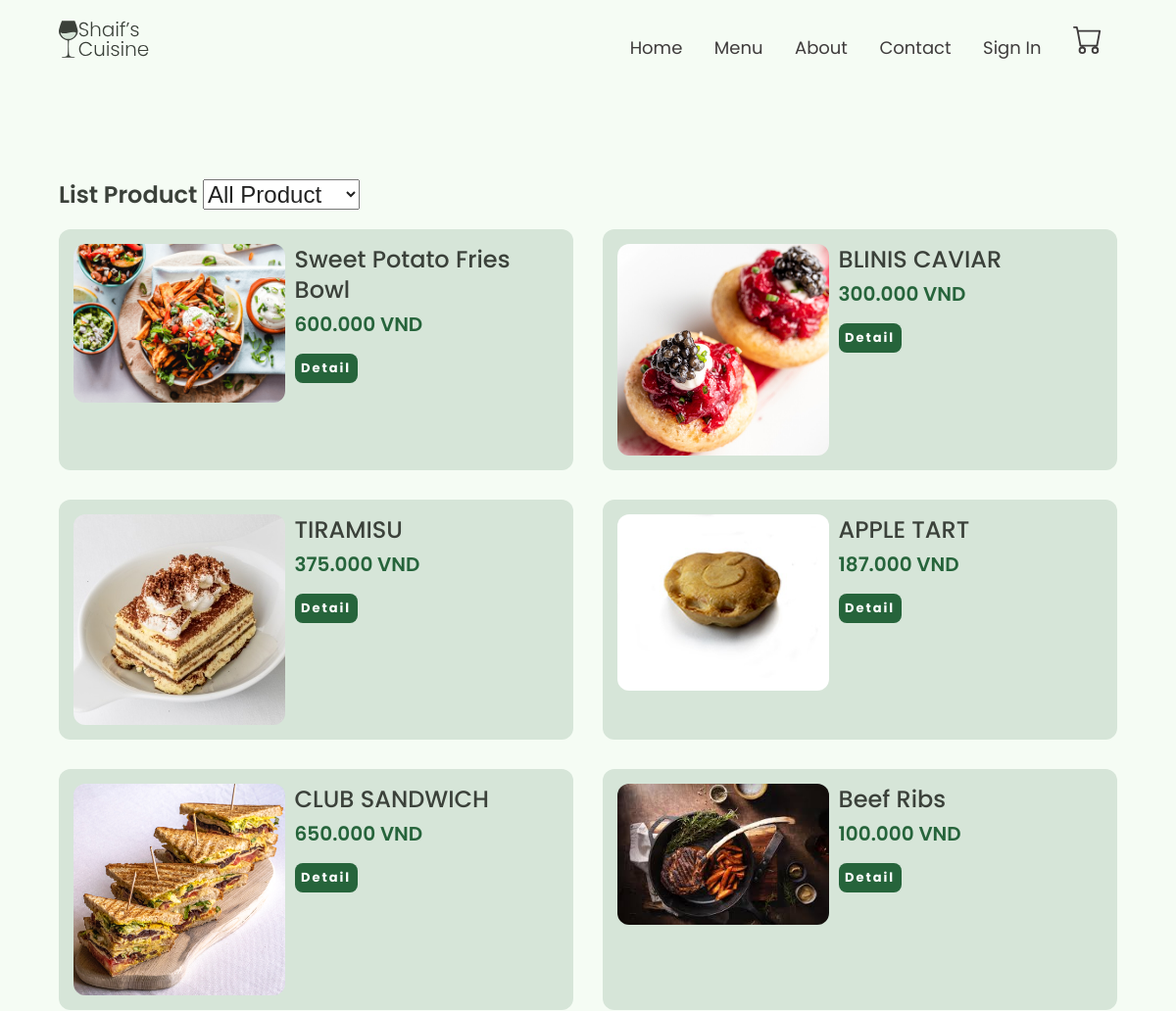
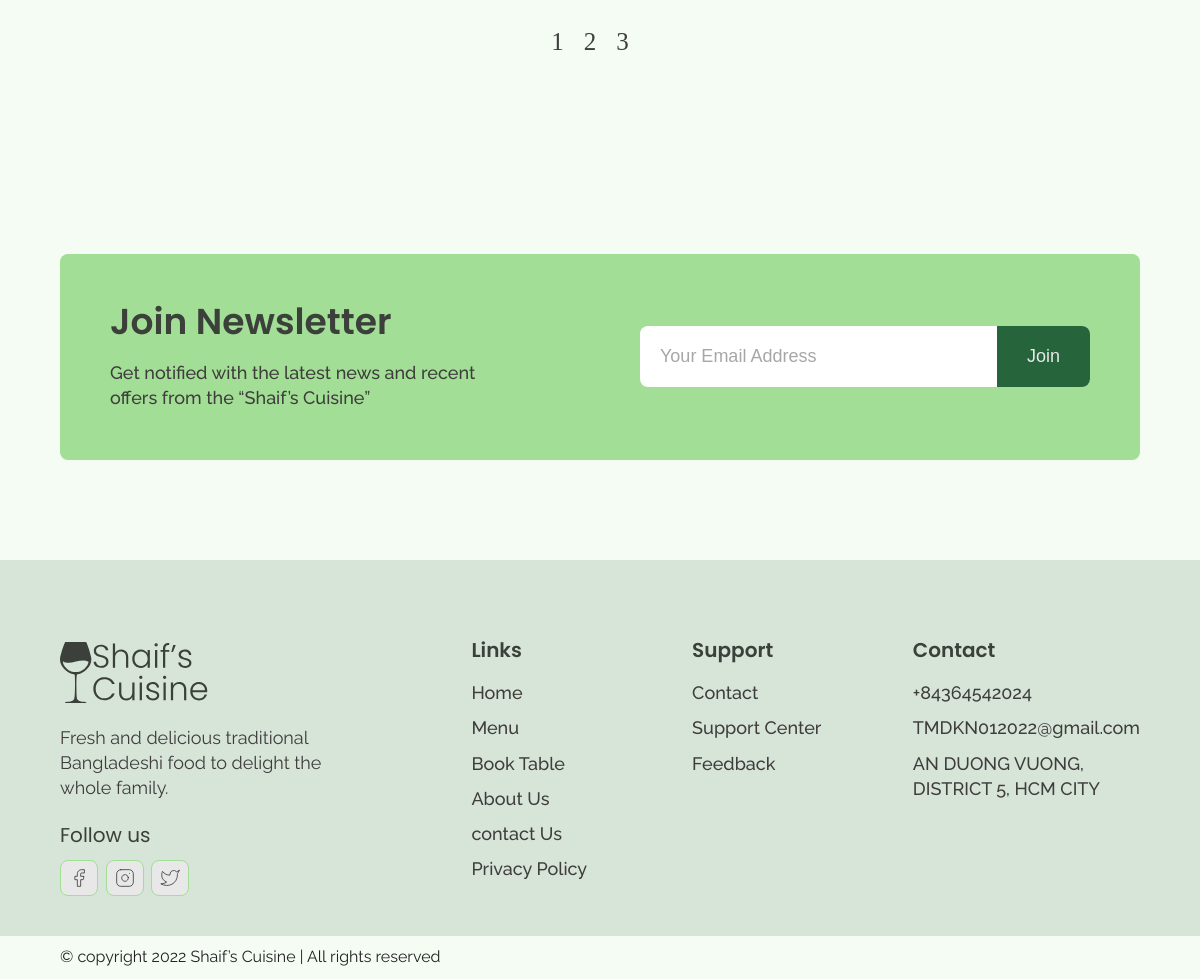
Screenshot of /index.php?chon=t&id=menu with the database file from the repository (2 pictures, top to bottom).
### tables this page shows
CREATE TABLE `product` (
  `productId` int(11) NOT NULL,
  `name` varchar(255) NOT NULL,
  `price` decimal(10,0) NOT NULL,
  `image` varchar(255) NOT NULL,
  `menuId` int(11) NOT NULL,
  `qty` int(11) NOT NULL,
  `des` varchar(255) NOT NULL,
  `soldcount` int(11) NOT NULL
);

### DAO/database.php (called while the page is built, shortened)
<?php
class Database extends PDO
{
  public $host   = DB_HOST;
  public $user   = DB_USER;
  public $pass   = DB_PASS;
  public $dbname = DB_NAME;
  public $link;
  private function connectDB()
  {
    $this->link = new mysqli(
      $this->host,
      $this->user,
      $this->pass,
      $this->dbname
    );
  }
  public function select($query)
  {
    $result = $this->link->query($query);
    if ($result->num_rows > 0) {
      return $result;
    } else {
      return false;
    }
  }
}

### class/product.php (the view, shortened to what this page needs)
<?php
include "./DAO/database.php";
class product{
    private $db;
    public function __construct(){
        $this->db=new Database();
    }
    public function getAllProduct($page = 1, $total = 6){
        $tmp = ($page - 1) * $total;
        $query="SELECT * FROM `product` LIMIT $tmp,$total";
        $result=$this->db->select($query);
        $products=array();
        if (mysqli_num_rows($result) > 0) {
            while($row = mysqli_fetch_assoc($result)) {
              $products[] = $row;
            }
          }
          return $products;
    }
    public function showlistproduct($products){
        foreach ($products as $product) {
            echo' <div class="dishGrid__item" >
                         <div class="dishGrid__item__img">
                        <img src="images/' . $product['image'] . '" alt="food img">
                    </div>
                    <div class="dishGrid__item__info">
                        <h3 class="dishGrid__item__title">
                        ' . $product['name'] . '
                        </h3>
                        <h3 class="dishGrid__item__price">' . number_format($product['price'],0,",",".") . ' VND</h3>
                        <p><a id="detail_css" href="./index.php?chon=t&id=detail&id_pro='.$product['productId'].'">Detail</a></p>
                    </div>
                </div>';
          }
    }
    public function getCountPaging($row = 6)
    {
        $query = "SELECT COUNT(*) FROM product";
        $mysqli_result = $this->db->select($query);
        if ($mysqli_result) {
            $totalrow = intval((mysqli_fetch_all($mysqli_result, MYSQLI_ASSOC)[0])['COUNT(*)']);
            $result = ceil($totalrow / $row);
            return $result;
        }
        return false;
    }
}
?>

### index.php (shortened to what this page needs)
<!DOCTYPE html>
<html lang="en">
<head>
    <link rel="stylesheet" href="./reset.css">
    <link rel="stylesheet" href="./globalStyles.css">
    <link rel="stylesheet" href="./components.css">
    <link rel="stylesheet" href="./home.css">
</head>
<body>
    <?php
        include("template/nav.php");
    ?>
    <?php
        include("template/maincontent.php");
    ?>
    <?php
        include("template/footer.php");
    ?>
</body>
</html>

### template/nav.php (shortened to what this page needs)
<div class="nav">
        <div class="container">
            <div class="nav__wrapper">
                <a href="index.php?chon=t&id=home" class="logo">
                    <img src="./images/logo.svg" alt="shaif's cuisine">
                </a>
                <nav>
                    <ul class="nav__list">
                        <div class="nav__list__wrapper">
                            <li><a class="nav__link" href="index.php?chon=t&id=home">Home</a></li>
                            <li><a class="nav__link" href="index.php?chon=t&id=menu">Menu</a></li>
                            <li><a class="nav__link" href="index.php?chon=t&id=about">About</a></li>
                            <li><a class="nav__link" href="index.php?chon=t&id=contact">Contact</a></li>
                            <li id="signin-btn"><a  class="nav__link" href="index.php?chon=t&id=login">Sign In</a></li>
                            <li><a class="nav__link"  href="index.php?chon=t&id=cart"></a></li>
                        </div>
                    </ul>
                </nav>
            </div>
        </div>
    </div>

### template/maincontent.php (shortened to what this page needs)
<?php
    if (isset($_GET['id'])) {
        switch($_GET['id']) {
            case 'menu':
                include("template/menu.php");
                include("template/newsletter.php");
                break;
        }
    }
?>

### template/menu.php (shortened to what this page needs)
 <?php
     include("./class/product.php");
     $product=new product();
?>
 <section id="dishGrid" data-aos="fade-up">
     <div class="container">
         <h2 class="dishGrid__title">
             List Product
             <select id="mySelect">
             <option value="all" >All Product</option>
             </select>
         </h2>
         <div  id="posts" class="dishGrid__wrapper">
         <?php
         $list=$product->getAllProduct();
         $product->showlistproduct($list);
         ?>
         </div>
         <div id="pagination">
             <?php
                if (isset($_GET['category'])){
                 $categorylist=array('breakfast'=>1,'lunch'=>2,'dinner'=>3,'specials'=>4,'top-dishes'=>5);
                 $category=$_GET['category'];
                 if($category=="all"){
                     $page_total=$product->getCountPaging();
                     for( $i=1;$i<=$page_total;$i++){
                      ?><a href="#" class="pagination-link" data-page="<?=$i?>"><?=$i?></a><?php
                     }
                 }
                 else{
                     foreach ($categorylist as $key => $value) {
                         if($category==$key){
                             $page_total=$product->getCountPagingmenuId($value);
                             for( $i=1;$i<=$page_total;$i++){
                                 ?><a href="#" class="pagination-link" data-page="<?=$i?>"><?=$i?></a><?php
                                }
                             break;
                         }
                     }
                 }
                }
                else{
                 $page_total=$product->getCountPaging();
                 for( $i=1;$i<=$page_total;$i++){
                  ?><a href="#" class="pagination-link" data-page="<?=$i?>"><?=$i?></a><?php
                 }
                }
             ?>
      </div>
     </div>
 </section>

### template/newsletter.php
<section id="newsletter" data-aos="fade-up">
        <div class="container">
            <div class="newsletter__wrapper">
                <div class="newsletter__info">
                    <h3 class="newsletter__title">Join Newsletter</h3>
                    <p class="newsletter__text">
                        Get notified with the latest news and recent offers from the “Shaif’s Cuisine”
                    </p>
                </div>
                <div class="newsletter__form">
                    <form action="">
                        <label for="email">
              <input type="email" placeholder="Your Email Address">
            </label>
                        <button type="submit">Join</button>
                    </form>
                </div>
            </div>
        </div>
    </section>

### template/footer.php (shortened to what this page needs)
<footer>
    <div class="container">
        <div class="footer__wrapper">
            <div class="footer__col1">
                <div class="footer__logo">
                    <img src="./images/logo.svg" alt="shaif's cuisine">
                </div>
                <p class="footer__desc">
                    Fresh and delicious traditional Bangladeshi food to delight the whole family.
                </p>
                <div class="footer__socials">
                    <h4 class="footer__socials__title">Follow us</h4>
                    <ol class="footer__socials__list">
                        <li>
                            <a href="#">
                                <svg xmlns="http://www.w3.org/2000/svg" width="24" height="24" viewBox="0 0 24 24" fill="none" stroke="currentColor" stroke-width="1" stroke-linecap="round" stroke-linejoin="round" class="feather feather-facebook">
                <path d="M18 2h-3a5 5 0 0 0-5 5v3H7v4h3v8h4v-8h3l1-4h-4V7a1 1 0 0 1 1-1h3z" />
              </svg>
                            </a>
                        </li>
                        <li>
                            <a href="#">
                            </a>
                        </li>
                        <li>
                            <a href="#">
                            </a>
                        </li>
                    </ol>
                </div>
            </div>
            <div class="footer__col2">
                <h3 class="footer__text__title">
                    Links
                </h3>
                <ol class="footer__text">
                    <li>
                        <a href="/index.html">Home</a>
                    </li>
                    <li>
                        <a href="./menu.html">Menu</a>
                    </li>
                    <li>
                        <a href="./booking.html">Book Table</a>
                    </li>
                    <li>
                        <a href="./about.html">About Us</a>
                    </li>
                    <li>
                        <a href="./contact.html">contact Us</a>
                    </li>
                    <li>
                        <a href="#">Privacy Policy</a>
                    </li>
                </ol>
            </div>
            <div class="footer__col3">
                <h3 class="footer__text__title">
                    Support
                </h3>
                <ol class="footer__text">
                    <li>
                        <a href="#">Contact</a>
                    </li>
                    <li>
                        <a href="#">Support Center</a>
                    </li>
                    <li>
                        <a href="#">Feedback</a>
                    </li>
                </ol>
            </div>
            <div class="footer__col4">
                <h3 class="footer__text__title">
                    Contact
                </h3>
                <ol class="footer__text">
                    <li>
                        <a href="#">+84364542024</a>
                    </li>
                    <li>
                        <a href="#">TMDKN012022@gmail.com</a>
                    </li>
                    <li>
                        <a href="#">AN DUONG VUONG, DISTRICT 5, HCM CITY</a>
                    </li>
                </ol>
            </div>
        </div>
    </div>
</footer>
<div id="copyright">
    <div class="container">
        <p class="copyright__text">
            © copyright 2022 Shaif’s Cuisine | All rights reserved
        </p>
    </div>
</div>

### globalStyles.css (style rules this page uses)
html { font-size: 10px; overflow-x: hidden; }
body { background: var(--lightGreen-2); overflow-x: hidden; visibility: hidden; overflow-y: hidden; }
section { padding: 100px 0; }
.container { max-width: 1200px; width: 90%; margin: 0 auto; }
:root { --green-1: #26643b; --green-2: #a2de96; --lightGreen-1: #d6e5d8; --lightGreen-2: #f5fcf4; --black-1: #3b413a; --black-2: #3f3c3c; --black-3: #5b6359; --white-1: #e8e8e8; --boder-color: #dbdbdb; --white-2: #FFFFFF; }
img { width: 100%; object-fit: contain; }
h1, h2, h3, h4 { font-family: Poppins; }
p { font-family: Raleway; font-weight: 400; line-height: 1.4em; font-size: 1.4rem; }
a { display: inline-block; text-decoration: none; }

### home.css (style rules this page uses)
.newsletter__wrapper { display: flex; flex-direction: column; background-color: var(--green-2); padding: 1.5rem; border-radius: 8px; gap: 2rem; }
.newsletter__title { font-size: 1.8rem; color: var(--black-1); font-weight: 600; margin-bottom: 1.3rem; }
.newsletter__text { font-size: 1.4rem; color: var(--black-2); font-weight: 500; }
.newsletter__form form { position: relative; width: 100%; border-radius: 8px; overflow: hidden; }
.newsletter__form label { width: 100%; }
.newsletter__form input { width: 100%; font-size: 1.4rem; padding: 1.5rem 1rem; border: none; }
.newsletter__form input::placeholder { color: rgb(168, 166, 166); }
.newsletter__form button[type='submit'] { background-color: var(--green-1); color: var(--white-1); border: none; font-size: 1.4rem; padding: 0 2rem; height: 100%; position: absolute; right: 0; top: 0; }
@media only screen and (min-width: 768px) { .newsletter__wrapper { flex-direction: row; padding: 5rem; align-items: center; } }
@media only screen and (min-width: 768px) { .newsletter__info, .newsletter__form { flex: 1; } }
@media only screen and (min-width: 768px) { .newsletter__title { font-size: 3.6rem; margin-bottom: 2rem; } }
@media only screen and (min-width: 768px) { .newsletter__text { font-size: 1.8rem; max-width: 400px; } }
@media only screen and (min-width: 768px) { .newsletter__form { max-width: 450px; border-radius: 12px; } }
@media only screen and (min-width: 768px) { .newsletter__form input { font-size: 1.8rem; padding: 2rem; } }
@media only screen and (min-width: 768px) { .newsletter__form button[type='submit'] { font-size: 1.8rem; padding: 0 3rem; } }

### rows the page displays
product: image (picture), name "Sweet Potato Fries Bowl", price "600.000"
product: image (picture), name "BLINIS CAVIAR", price "300.000"
product: image (picture), name "TIRAMISU", price "375.000"
product: image (picture), name "APPLE TART", price "187.000"
product: image (picture), name "CLUB SANDWICH", price "650.000"
product: image (picture), name "Beef Ribs", price "100.000"
